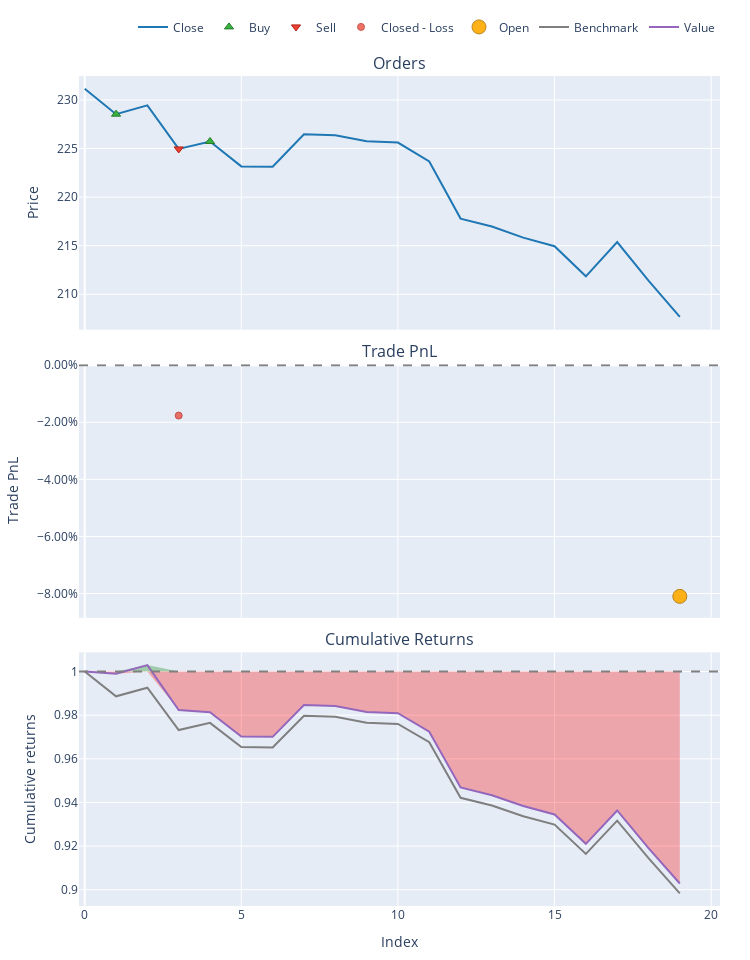

The cell this chart's notebook holds for it:
### Code cell
price = merged_data['Close_XLY']
portfolio = vbt.Portfolio.from_signals(
    close=price,
    entries=entries,
    exits=exits,
    init_cash=100_000,
    fees=0.001
)

print(portfolio.stats())
portfolio.plot().show()

### Figure 1 — Plotly figure (JSON) as saved in the notebook; plotly's stock layout.template omitted (floating-point values rounded to 4 significant figures)
{"data": [{"legendgroup": "0", "line": {"color": "#1f77b4"}, "name": "Close", "showlegend": true, "type": "scatter", "uid": "c21506a2-bff8-4b10-9b5c-a407e3e089c9", "x": [0, 1, 2, 3, 4, 5, 6, 7, 8, 9, 10, 11, 12, 13, 14, 15, 16, 17, 18, 19], "xaxis": "x", "y": [231.2, 228.5, 229.4, 225.0, 225.7, 223.2, 223.1, 226.5, 226.4, 225.7, 225.6, 223.7, 217.8, 217.0, 215.8, 214.9, 211.8, 215.4, 211.4, 207.7], "yaxis": "y"}, {"customdata": [[0, 437.1, 99.9], [2, 434.8, 98.14]], "hovertemplate": "Order Id: %{customdata[0]}<br>Timestamp: %{x}<br>Price: %{y}<br>Size: %{customdata[1]:.6f}<br>Fees: %{customdata[2]:.6f}", "legendgroup": "1", "marker": {"color": "#37B13F", "line": {"color": "rgb(38,123,44)", "width": 1}, "size": 8, "symbol": "triangle-up"}, "mode": "markers", "name": "Buy", "type": "scatter", "uid": "d7add6c9-6ece-4c03-8676-0e0d82630c36", "x": [1, 4], "xaxis": "x", "y": [228.5, 225.7], "yaxis": "y"}, {"customdata": [[1, 437.1, 98.34]], "hovertemplate": "Order Id: %{customdata[0]}<br>Timestamp: %{x}<br>Price: %{y}<br>Size: %{customdata[1]:.6f}<br>Fees: %{customdata[2]:.6f}", "legendgroup": "2", "marker": {"color": "#EA4335", "line": {"color": "rgb(181,31,18)", "width": 1}, "size": 8, "symbol": "triangle-down"}, "mode": "markers", "name": "Sell", "type": "scatter", "uid": "785a9fca-5c2a-4260-9b65-950cb822146b", "x": [3], "xaxis": "x", "y": [225.0], "yaxis": "y"}, {"customdata": [[0, 0, -1763.0, -0.01765]], "hovertemplate": "Exit Trade Id: %{customdata[0]}<br>Position Id: %{customdata[1]}<br>Exit Timestamp: %{x}<br>PnL: %{customdata[2]:.6f}<br>Return: %{customdata[3]:.2%}", "legendgroup": "3", "marker": {"color": "#EA4335", "line": {"color": "rgb(181,31,18)", "width": 1}, "opacity": [0.75], "size": [7], "symbol": "circle"}, "mode": "markers", "name": "Closed - Loss", "type": "scatter", "uid": "17cf75ab-41f4-4a6a-8b53-983d08c9fd02", "x": [3], "xaxis": "x2", "y": [-0.01765], "yaxis": "y2"}, {"customdata": [[1, 1, -7950.0, -0.08101]], "hovertemplate": "Exit Trade Id: %{customdata[0]}<br>Position Id: %{customdata[1]}<br>Exit Timestamp: %{x}<br>PnL: %{customdata[2]:.6f}<br>Return: %{customdata[3]:.2%}", "legendgroup": "4", "marker": {"color": "#FFAA00", "line": {"color": "rgb(178,118,0)", "width": 1}, "opacity": [0.9], "size": [14], "symbol": "circle"}, "mode": "markers", "name": "Open", "type": "scatter", "uid": "0cd99ea5-7639-4444-993b-0266c00b9bad", "x": [19], "xaxis": "x2", "y": [-0.08101], "yaxis": "y2"}, {"legendgroup": "5", "line": {"color": "#7f7f7f"}, "name": "Benchmark", "showlegend": true, "type": "scatter", "uid": "6db6d1d6-090b-4c6a-bebc-9dae0ee07706", "x": [0, 1, 2, 3, 4, 5, 6, 7, 8, 9, 10, 11, 12, 13, 14, 15, 16, 17, 18, 19], "xaxis": "x3", "y": [1, 0.9887, 0.9926, 0.9732, 0.9765, 0.9654, 0.9652, 0.9797, 0.9793, 0.9766, 0.976, 0.9676, 0.9421, 0.9386, 0.9337, 0.9299, 0.9164, 0.9317, 0.9145, 0.8984], "yaxis": "y3"}, {"hoverinfo": "skip", "legendgroup": "6", "line": {"color": "rgba(0, 0, 0, 0)", "width": 0}, "opacity": 0, "showlegend": false, "type": "scatter", "uid": "d9c7d61a-e6f9-4e1c-abcd-21500abb5fbf", "x": [0, 1, 2, 3, 4, 5, 6, 7, 8, 9, 10, 11, 12, 13, 14, 15, 16, 17, 18, 19], "xaxis": "x3", "y": [1, 1, 1, 1, 1, 1, 1, 1, 1, 1, 1, 1, 1, 1, 1, 1, 1, 1, 1, 1], "yaxis": "y3"}, {"connectgaps": false, "fill": "tonexty", "fillcolor": "rgba(0, 128, 0, 0.3)", "hoverinfo": "skip", "legendgroup": "6", "line": {"color": "rgba(0, 0, 0, 0)", "width": 0}, "opacity": 0, "showlegend": false, "type": "scatter", "uid": "8c237bf1-cba5-4119-a13d-9db1cce754c4", "x": [0, 1, 2, 3, 4, 5, 6, 7, 8, 9, 10, 11, 12, 13, 14, 15, 16, 17, 18, 19], "xaxis": "x3", "y": [1, 1, 1.003, 1, 1, 1, 1, 1, 1, 1, 1, 1, 1, 1, 1, 1, 1, 1, 1, 1], "yaxis": "y3"}, {"hoverinfo": "skip", "legendgroup": "6", "line": {"color": "rgba(0, 0, 0, 0)", "width": 0}, "opacity": 0, "showlegend": false, "type": "scatter", "uid": "3ed346dc-25ea-48ab-8dca-d9c6e732b2d4", "x": [0, 1, 2, 3, 4, 5, 6, 7, 8, 9, 10, 11, 12, 13, 14, 15, 16, 17, 18, 19], "xaxis": "x3", "y": [1, 1, 1, 1, 1, 1, 1, 1, 1, 1, 1, 1, 1, 1, 1, 1, 1, 1, 1, 1], "yaxis": "y3"}, {"connectgaps": false, "fill": "tonexty", "fillcolor": "rgba(255, 0, 0, 0.3)", "hoverinfo": "skip", "legendgroup": "6", "line": {"color": "rgba(0, 0, 0, 0)", "width": 0}, "opacity": 0, "showlegend": false, "type": "scatter", "uid": "33ba60d0-f74f-4668-95c1-e4a59f3db9f5", "x": [0, 1, 2, 3, 4, 5, 6, 7, 8, 9, 10, 11, 12, 13, 14, 15, 16, 17, 18, 19], "xaxis": "x3", "y": [1, 0.999, 1, 0.9824, 0.9814, 0.9702, 0.9701, 0.9846, 0.9842, 0.9815, 0.9809, 0.9725, 0.9469, 0.9433, 0.9384, 0.9345, 0.921, 0.9363, 0.9191, 0.9029], "yaxis": "y3"}, {"legendgroup": "7", "line": {"color": "#9467bd"}, "name": "Value", "showlegend": true, "type": "scatter", "uid": "eabf8df1-cb8e-4419-bd6d-cca8ee9ee4e6", "x": [0, 1, 2, 3, 4, 5, 6, 7, 8, 9, 10, 11, 12, 13, 14, 15, 16, 17, 18, 19], "xaxis": "x3", "y": [1, 0.999, 1.003, 0.9824, 0.9814, 0.9702, 0.9701, 0.9846, 0.9842, 0.9815, 0.9809, 0.9725, 0.9469, 0.9433, 0.9384, 0.9345, 0.921, 0.9363, 0.9191, 0.9029], "yaxis": "y3"}, {"hoverinfo": "skip", "legendgroup": "6", "line": {"color": "rgba(0, 0, 0, 0)", "width": 0}, "opacity": 0, "showlegend": false, "type": "scatter", "uid": "3786a864-e0ae-4d29-9d20-ed71b1d3d66e", "x": [0, 1, 2, 3, 4, 5, 6, 7, 8, 9, 10, 11, 12, 13, 14, 15, 16, 17, 18, 19], "xaxis": "x3", "y": [1, 1, 1, 1, 1, 1, 1, 1, 1, 1, 1, 1, 1, 1, 1, 1, 1, 1, 1, 1], "yaxis": "y3"}], "layout": {"annotations": [{"font": {"size": 16}, "showarrow": false, "text": "Orders", "x": 0.5, "xanchor": "center", "xref": "paper", "y": 1, "yanchor": "bottom", "yref": "paper"}, {"font": {"size": 16}, "showarrow": false, "text": "Trade PnL", "x": 0.5, "xanchor": "center", "xref": "paper", "y": 0.6528, "yanchor": "bottom", "yref": "paper"}, {"font": {"size": 16}, "showarrow": false, "text": "Cumulative Returns", "x": 0.5, "xanchor": "center", "xref": "paper", "y": 0.3056, "yanchor": "bottom", "yref": "paper"}], "height": 960, "legend": {"orientation": "h", "traceorder": "normal", "x": 1, "xanchor": "right", "y": 1.042, "yanchor": "bottom"}, "margin": {"b": 30, "l": 30, "r": 30, "t": 30}, "shapes": [{"line": {"color": "gray", "dash": "dash"}, "type": "line", "x0": 0, "x1": 1, "xref": "paper", "y0": 0, "y1": 0, "yref": "y2"}, {"line": {"color": "gray", "dash": "dash"}, "type": "line", "x0": 0, "x1": 1, "xref": "paper", "y0": 1, "y1": 1, "yref": "y3"}], "showlegend": true, "width": 750, "xaxis": {"anchor": "y", "domain": [0, 1], "matches": "x3", "showticklabels": false}, "xaxis2": {"anchor": "y2", "domain": [0, 1], "matches": "x3", "showticklabels": false}, "xaxis3": {"anchor": "y3", "domain": [0, 1], "title": {"text": "Index"}}, "yaxis": {"anchor": "x", "domain": [0.6944, 1], "title": {"text": "Price"}}, "yaxis2": {"anchor": "x2", "domain": [0.3472, 0.6528], "tickformat": ".2%", "title": {"text": "Trade PnL"}}, "yaxis3": {"anchor": "x3", "domain": [0, 0.3056], "title": {"text": "Cumulative returns"}}}}
